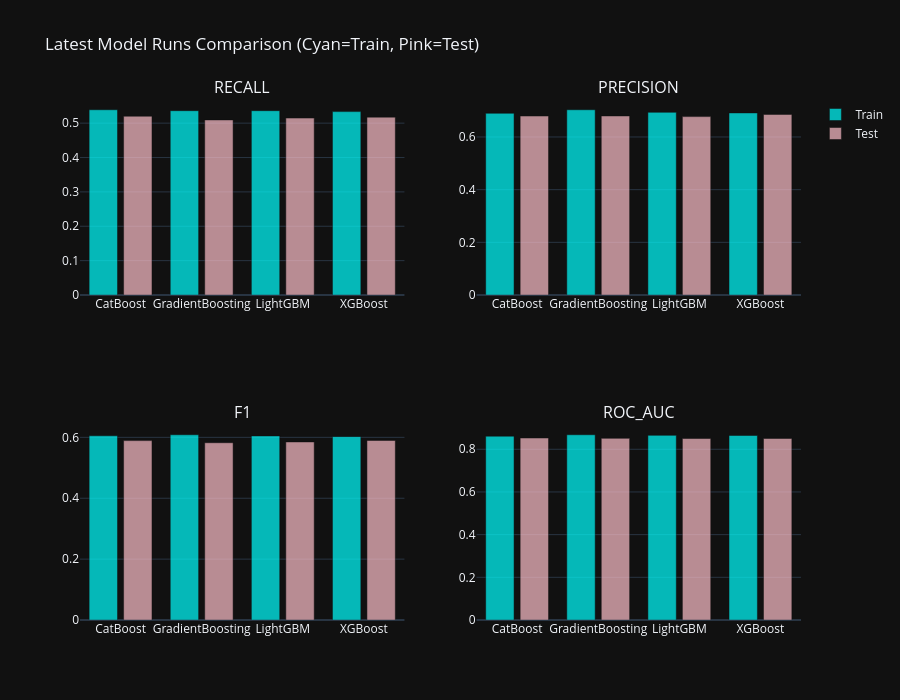

The cell this chart's notebook holds for it:
### Code cell
# =====================
# 11. Model Comparison
# =====================

import pandas as pd
import plotly.express as px
from plotly.subplots import make_subplots
import plotly.graph_objects as go

# Load logged results
results_path = 'csv_output/model_results.csv'
df_results = pd.read_csv(results_path)

# Extract base model name to find the latest run for each model
df_results['base_model'] = df_results['model_name'].str.replace('_TEST', '', regex=False)

# Find the latest timestamp for each base model
latest_timestamps = df_results.groupby('base_model')['timestamp'].max().reset_index()
latest_timestamps.columns = ['base_model', 'latest_timestamp']

# Filter dataframe to keep only rows matching the latest timestamps
df_latest = pd.merge(df_results, latest_timestamps, on='base_model')
df_latest = df_latest[df_latest['timestamp'] == df_latest['latest_timestamp']]

# Sort by base model and if it has _TEST suffix to keep train and test together
df_latest['is_test'] = df_latest['model_name'].str.contains('_TEST')
df_latest = df_latest.sort_values(by=['base_model', 'is_test']).reset_index(drop=True)

# Split into train and test dataframes
df_train = df_latest[~df_latest['is_test']]
df_test = df_latest[df_latest['is_test']]

# Plot comparison metrics (1 plot per metric)
metrics_to_plot = ['recall', 'precision', 'f1', 'roc_auc']
fig = make_subplots(rows=2, cols=2, subplot_titles=[m.upper() for m in metrics_to_plot])

for i, metric in enumerate(metrics_to_plot):
    row = (i // 2) + 1
    col = (i % 2) + 1

    # Bar for Train
    fig.add_trace(
        go.Bar(
            x=df_train['base_model'],
            y=df_train[metric],
            name='Train',
            marker_color='cyan',
            opacity=0.7,
            showlegend=(i == 0),
            width=0.35,
            offsetgroup=0
        ),
        row=row, col=col
    )

    # Bars for Test
    fig.add_trace(
        go.Bar(
            x=df_test['base_model'],
            y=df_test[metric],
            name='Test',
            marker_color='pink',
            opacity=0.7,
            showlegend=(i == 0),
            width=0.35,
            offsetgroup=1
        ),
        row=row, col=col
    )

# Set barmode to overlay so they stack on top of each other
fig.update_layout(barmode='group', height=700, title_text='Latest Model Runs Comparison (Cyan=Train, Pink=Test)', bargap=0.15, bargroupgap=0.1)
fig.show()

# Tabular view with compared values
# Create a temporary column to sort by the model's TEST recall
test_recall_map = df_test.set_index('base_model')['recall'].to_dict()
df_latest['sort_test_recall'] = df_latest['base_model'].map(test_recall_map)

# Sort by highest test recall first, then Train row before Test row
df_latest = df_latest.sort_values(by=['sort_test_recall', 'is_test'], ascending=[False, True]).reset_index(drop=True)

# Print sorted table
print('\nTabular View of Latest Runs (Sorted by Test Recall):')
display(df_latest[['timestamp', 'model_name', 'recall', 'precision', 'f1', 'roc_auc', 'best_cv_score', 'model_params']])

# Summary: find the best test run based on F1 score
best_row = df_test.loc[df_test['f1'].idxmax()]
best_name = best_row['base_model']
best_f1 = best_row['f1']
best_recall = best_row['recall']
best_precision = best_row['precision']
best_roc_auc = best_row['roc_auc']

### Figure 1 — Plotly figure (JSON) as saved in the notebook; plotly's stock layout.template omitted (floating-point values rounded to 4 significant figures)
{"data": [{"marker": {"color": "cyan"}, "name": "Train", "offsetgroup": "0", "opacity": 0.7, "showlegend": true, "width": 0.35, "x": ["CatBoost", "GradientBoosting", "LightGBM", "XGBoost"], "y": [0.539, 0.5363, 0.5363, 0.5336], "type": "bar", "xaxis": "x", "yaxis": "y"}, {"marker": {"color": "pink"}, "name": "Test", "offsetgroup": "1", "opacity": 0.7, "showlegend": true, "width": 0.35, "x": ["CatBoost", "GradientBoosting", "LightGBM", "XGBoost"], "y": [0.5202, 0.5094, 0.5148, 0.5175], "type": "bar", "xaxis": "x", "yaxis": "y"}, {"marker": {"color": "cyan"}, "name": "Train", "offsetgroup": "0", "opacity": 0.7, "showlegend": false, "width": 0.35, "x": ["CatBoost", "GradientBoosting", "LightGBM", "XGBoost"], "y": [0.6899, 0.7034, 0.6936, 0.6914], "type": "bar", "xaxis": "x2", "yaxis": "y2"}, {"marker": {"color": "pink"}, "name": "Test", "offsetgroup": "1", "opacity": 0.7, "showlegend": false, "width": 0.35, "x": ["CatBoost", "GradientBoosting", "LightGBM", "XGBoost"], "y": [0.6796, 0.6799, 0.6773, 0.6857], "type": "bar", "xaxis": "x2", "yaxis": "y2"}, {"marker": {"color": "cyan"}, "name": "Train", "offsetgroup": "0", "opacity": 0.7, "showlegend": false, "width": 0.35, "x": ["CatBoost", "GradientBoosting", "LightGBM", "XGBoost"], "y": [0.6052, 0.6086, 0.6049, 0.6024], "type": "bar", "xaxis": "x3", "yaxis": "y3"}, {"marker": {"color": "pink"}, "name": "Test", "offsetgroup": "1", "opacity": 0.7, "showlegend": false, "width": 0.35, "x": ["CatBoost", "GradientBoosting", "LightGBM", "XGBoost"], "y": [0.5893, 0.5824, 0.585, 0.5899], "type": "bar", "xaxis": "x3", "yaxis": "y3"}, {"marker": {"color": "cyan"}, "name": "Train", "offsetgroup": "0", "opacity": 0.7, "showlegend": false, "width": 0.35, "x": ["CatBoost", "GradientBoosting", "LightGBM", "XGBoost"], "y": [0.8614, 0.8681, 0.8652, 0.8646], "type": "bar", "xaxis": "x4", "yaxis": "y4"}, {"marker": {"color": "pink"}, "name": "Test", "offsetgroup": "1", "opacity": 0.7, "showlegend": false, "width": 0.35, "x": ["CatBoost", "GradientBoosting", "LightGBM", "XGBoost"], "y": [0.8529, 0.8513, 0.8504, 0.8507], "type": "bar", "xaxis": "x4", "yaxis": "y4"}], "layout": {"xaxis": {"anchor": "y", "domain": [0.0, 0.45]}, "yaxis": {"anchor": "x", "domain": [0.625, 1.0]}, "xaxis2": {"anchor": "y2", "domain": [0.55, 1.0]}, "yaxis2": {"anchor": "x2", "domain": [0.625, 1.0]}, "xaxis3": {"anchor": "y3", "domain": [0.0, 0.45]}, "yaxis3": {"anchor": "x3", "domain": [0.0, 0.375]}, "xaxis4": {"anchor": "y4", "domain": [0.55, 1.0]}, "yaxis4": {"anchor": "x4", "domain": [0.0, 0.375]}, "annotations": [{"font": {"size": 16}, "showarrow": false, "text": "RECALL", "x": 0.225, "xanchor": "center", "xref": "paper", "y": 1.0, "yanchor": "bottom", "yref": "paper"}, {"font": {"size": 16}, "showarrow": false, "text": "PRECISION", "x": 0.775, "xanchor": "center", "xref": "paper", "y": 1.0, "yanchor": "bottom", "yref": "paper"}, {"font": {"size": 16}, "showarrow": false, "text": "F1", "x": 0.225, "xanchor": "center", "xref": "paper", "y": 0.375, "yanchor": "bottom", "yref": "paper"}, {"font": {"size": 16}, "showarrow": false, "text": "ROC_AUC", "x": 0.775, "xanchor": "center", "xref": "paper", "y": 0.375, "yanchor": "bottom", "yref": "paper"}], "title": {"text": "Latest Model Runs Comparison (Cyan=Train, Pink=Test)"}, "barmode": "group", "height": 700, "bargap": 0.15, "bargroupgap": 0.1}}
